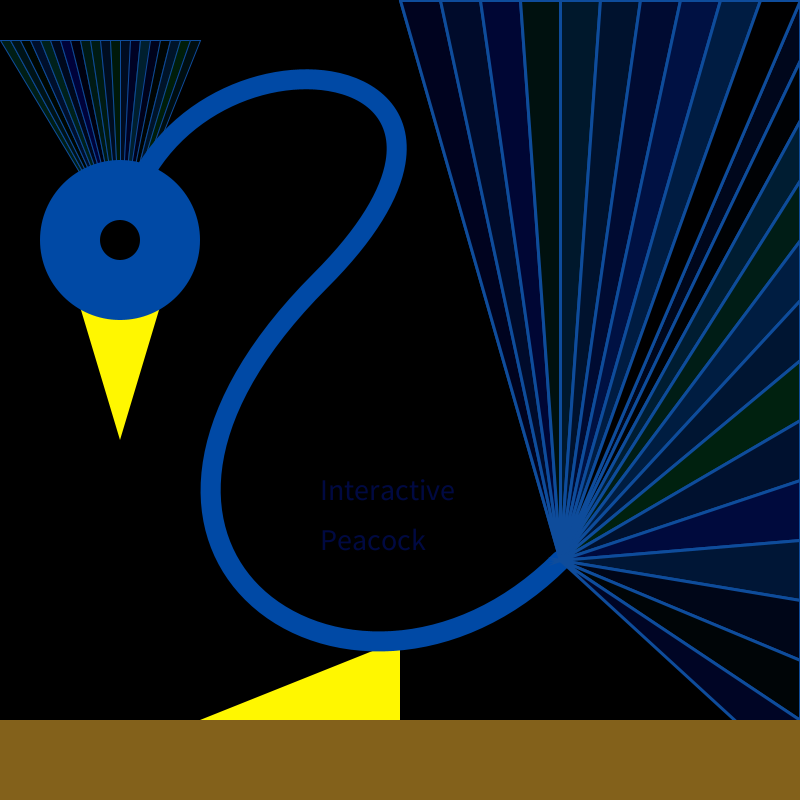
Frame 1 (no input)
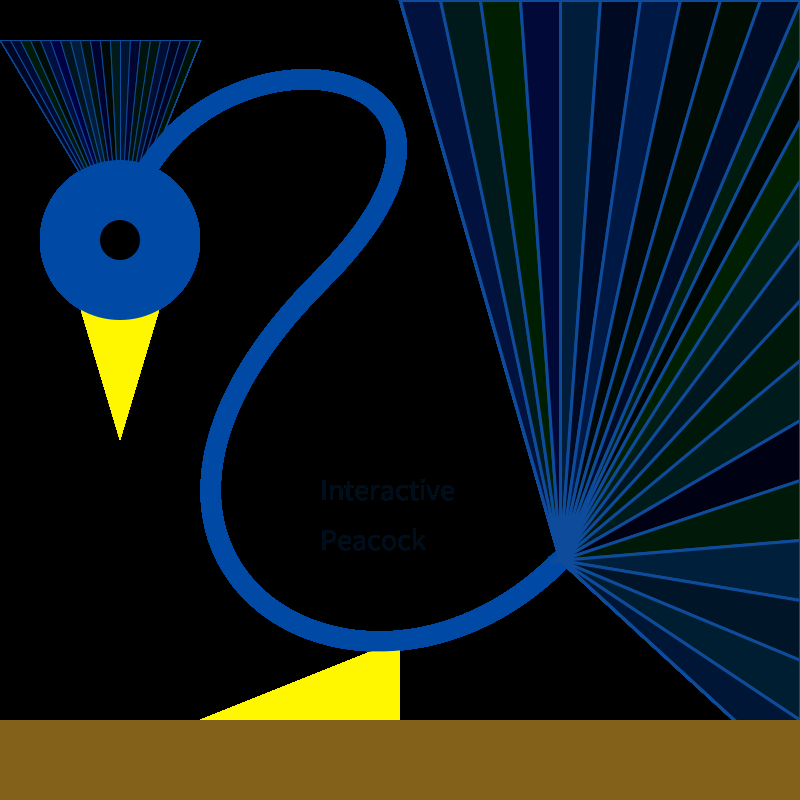
Frame 60 (the mouse pressed at the canvas centre just before this capture)
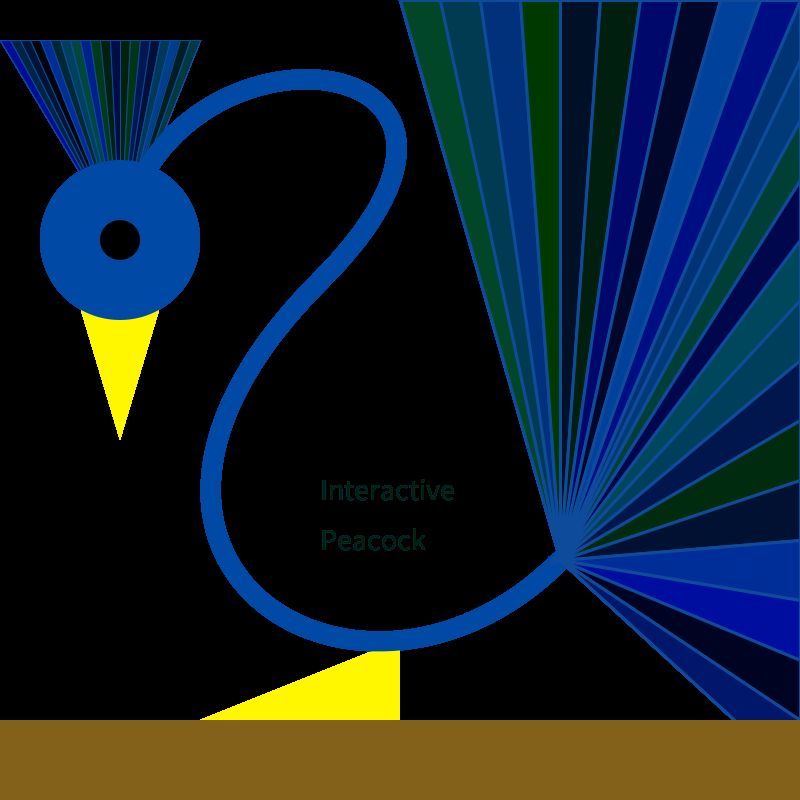
Frame 120 (the mouse held since frame 60 and released just before this capture)

The Processing sketch that drew these frames (run headless with seeded random() and noise(); from frame 60 on, the mouse is pressed at the canvas centre):

// Processing sketch: processing_166311
// ── processing_166311.pde

void setup()
{
 size(800,800);
 background(0);
 
}
 
void draw()
{
noStroke();
fill(255,247,0);
triangle(width/2, height*9/10,width/2, height*9/10-80,width/2-200, height*9/10);
noStroke();
fill(0,73,165);
triangle(width*7/10,height*7/10,width*9/10,height*5/10,width*9/10,height*13/20);
 
 
textSize(30);
float a= map(mouseY,0,height,70,255);
 fill(random(0, 1/a),random(0, (a+1/a)/2),random (0,a));
text("Interactive", width*2/5, height*5/8);
text("Peacock", width*2/5, height*11/16);
 
 
 
stroke(14,76,155);
  strokeWeight(1);
  beginShape(TRIANGLE_FAN);
  vertex(width*3/20, height*3/10);
  vertex(0,height/20);
 for(int i = 10; i <=width*5/20; i+=10){
 
   fill(random(0, 1/a),random(0, (a+1/a)/2),random (0,a));
   vertex(i,height/20);
 }
  
 noFill();
  beginShape();
  strokeWeight(20);
stroke(0,73,165);
vertex(width*3/20, height*3/10);
bezierVertex(width/5,0,width*7/10,height/20,width*2/5,height*7/20);
bezierVertex(width/20,height*7/10,width*9/20,height*19/20,width*7/10,height*7/10);
 
 
endShape();
noStroke();
fill(255,247,0);
triangle(width*3/20+60, height*3/10,width*3/20-60, height*3/10,width*3/20, height*3/10+200);
fill(0,73,165);
ellipse(width*3/20, height*3/10,width/5,height/5);
fill(0);
ellipse(width*3/20, height*3/10,width/20,height/20);
 
 
 
stroke(14,76,155);
  strokeWeight(3);
  beginShape(TRIANGLE_FAN);
  vertex(width*7/10,height*7/10);
  vertex(width,0);
 for(int i = 60; i <=height; i+=60){
 
   fill(random(0, 1/a),random(0, (a+1/a)/2),random (0,a));
   vertex(width,i);
 }
stroke(14,76,155);
  strokeWeight(3);
  beginShape(TRIANGLE_FAN);
  vertex(width*7/10,height*7/10);
  vertex(width/2,0);
 for(int i = 400; i <=height; i+=40){
 
   fill(random(0, 1/a),random(0, (a+1/a)/2),random (0,a));
   vertex(i,0);
 }
 
 endShape(CLOSE);
 
noStroke();
fill(131,97,27);
rect(0,height*9/10,width,height/10);
//bezierVertex(,,,,,,,,);
 
}
